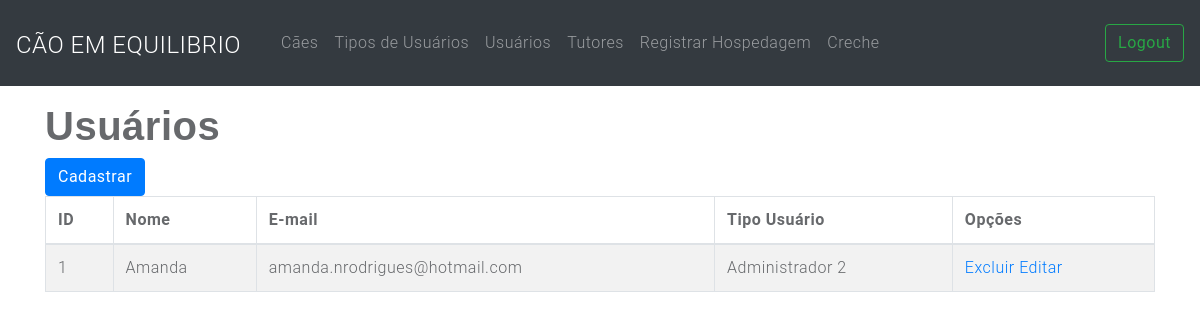
The app's page /usuarioIndex.php (signed in) with its own data.
### tables this page shows
CREATE TABLE `usuario` (
  `id` int(11) NOT NULL,
  `nome` varchar(100) NOT NULL,
  `senha` varchar(12) NOT NULL,
  `email` varchar(100) NOT NULL,
  `id_tipo_usuario` int(11) NOT NULL,
  `ativo` varchar(1) NOT NULL DEFAULT '1'
);

CREATE TABLE `tipo_usuario` (
  `id` int(11) NOT NULL,
  `descricao` varchar(100) NOT NULL,
  `ativo` tinyint(1) NOT NULL DEFAULT '1'
);

### funcao.php (called while the page is built, shortened)
<?php
   function obterConexao() {
    $conexao = mysqli_connect("localhost", "root", "", "caoemequilibrio");
    mysqli_set_charset($conexao, 'utf8');
    return $conexao;
  }
  function obterUsuario(){
    $conexao = obterConexao();
     $resultado = mysqli_query($conexao,
             "SELECT usuario.*,tipo_usuario.descricao as tpUser FROM usuario JOIN tipo_usuario ON usuario.id_tipo_usuario = tipo_usuario.id");
     $usuario = array();
     if ($resultado) {
       $usuario = mysqli_fetch_all($resultado,
           MYSQLI_ASSOC);
     }
     return $usuario;
  }
?>

### usuarioIndex.php (the view, shortened to what this page needs)
<!DOCTYPE html>
<html>
<head>
   <?php include_once 'shared/menuSuperior.php';
   $usuarios=obterUsuario(); ?>
</head>
<body>
<div class="container">
      <h1>Usuários</h1>
      <a class="btn btn-primary" href="usuarioCreate.php">Cadastrar</a>
      <table class="table table-bordered table-striped">
        <thead>
          <tr>
            <th scope="col">ID</th>
            <th scope="col">Nome</th>
            <th scope="col">E-mail</th>
            <th scope="col">Tipo Usuário</th>
            <th scope="col">Opções</th>
          </tr>
        </thead>
        <tbody>
          <?php
             foreach ($usuarios as $u) {
               if($u['ativo']=="1"){
                echo "<tr>";
                echo "<td scope='col'>".$u['id']."</td>";
                echo "<td scope='col'>".$u['nome']."</td>";
                echo "<td scope='col'>".$u['email']."</td>";
                echo "<td scope='col'>".$u['tpUser']."</td>";
                echo "<td scope='col'><a href='deletarUsuario.php?id=".$u['id']."'>Excluir</a> <a href='editarUsuario.php?id=".$u['id']."'>Editar</a></td>";
                echo "</tr>";
               }
              }
           ?>
        </tbody>
      </table>
    </div>
</body>
</html>

### css/style.css (style rules this page uses)
body { line-height: 1.4; font-family: 'Roboto', sans-serif; color: #67696c; font-size: 16px; font-weight: 300; letter-spacing: 0.5px; overflow-x: hidden; }
table { border-collapse: collapse; border-spacing: 0; }
h1, h2, h3, h4, h5, h6 { font-family: 'Raleway', sans-serif; font-weight: 600; }

### records on screen
usuario: id "1", nome "Amanda", email "amanda.nrodrigues@hotmail.com", id_tipo_usuario.descricao "Administrador 2"
